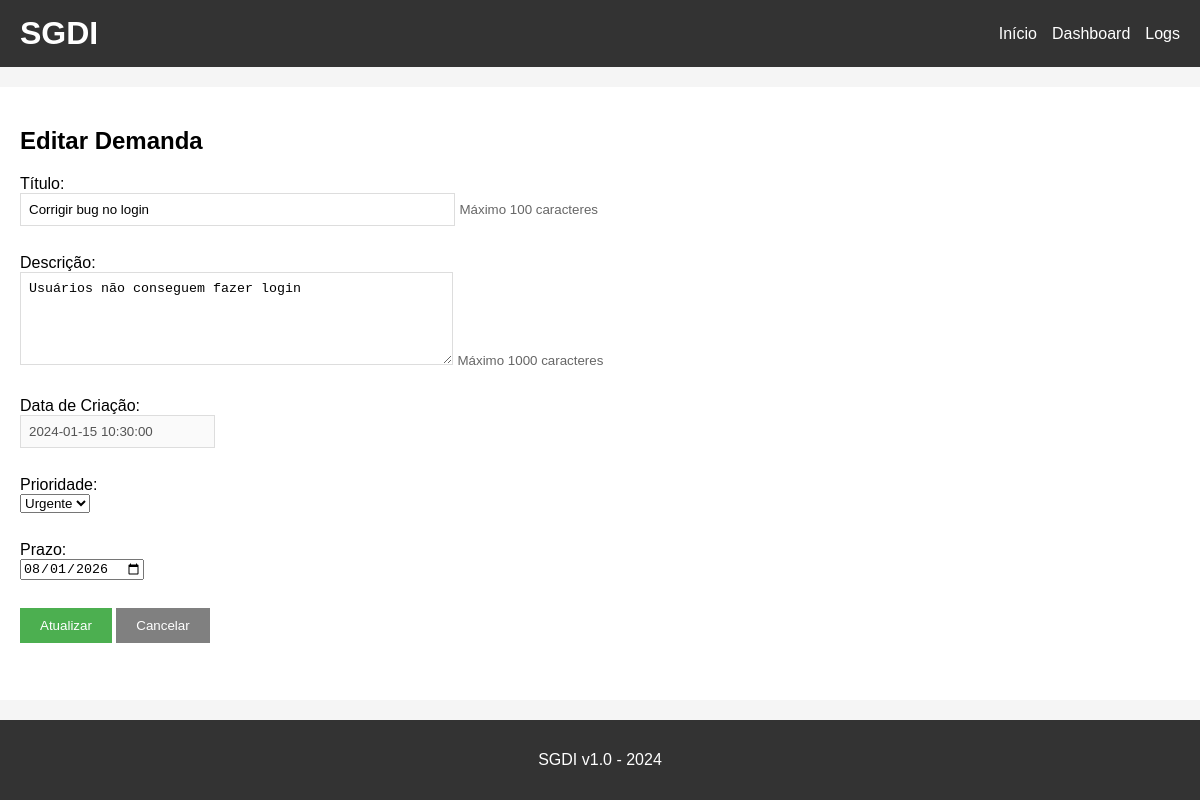
The page /editar/1 (signed in) on the database its author committed.
### tables this page shows
CREATE TABLE demandas (
    id INTEGER PRIMARY KEY AUTOINCREMENT,
    titulo TEXT NOT NULL,
    descricao TEXT,
    solicitante TEXT,
    solicitante_id INTEGER,
    data_criacao TEXT,
    prioridade TEXT,
    prazo TEXT,
    status TEXT NOT NULL DEFAULT 'Aberto',
    responsavel TEXT,
    responsavel_id INTEGER,
    data_conclusao TEXT,
    FOREIGN KEY (solicitante_id) REFERENCES solicitantes (id),
    FOREIGN KEY (responsavel_id) REFERENCES solicitantes (id)
);

### app.py (the view, shortened to what this page needs)
@app.route('/editar/<int:id>', methods=['GET', 'POST'])
@requer_permissao('editar_demanda')
def editar(id):
    conn = get_db()
    demanda = conn.execute('SELECT * FROM demandas WHERE id=?', (id,)).fetchone()
    conn.close()
    if demanda is None:
        flash('Demanda não encontrada.')
        return redirect('/')
    return render_template('editar.html', demanda=demanda)

### app.py (called while the page is built, shortened)
def requer_permissao(permissao, resposta_json=False):
    def decorador(funcao):
        @wraps(funcao)
        def interna(*args, **kwargs):
            if pode(permissao):
                return funcao(*args, **kwargs)
        return interna
    return decorador

@app.context_processor
def injetar_perfil():
    return {'pode': pode, 'perfil_rotulo': ROTULOS_PERFIL[perfil_atual()]}

@app.before_request
def verificar_login():
    if requisicao_api():
        return None
    if 'email' not in session and request.endpoint not in ['login', 'logout', 'static']:
        return redirect(url_for('login'))

### core.py (called while the page is built)
def caminho_banco():
    return os.environ.get('SGDI_DB', 'demandas.db')

def get_db():
    conn = sqlite3.connect(caminho_banco())
    conn.row_factory = sqlite3.Row
    return conn

def requisicao_api():
    return request.path == '/api' or request.path.startswith('/api/')

def usuario_atual():
    usuario_api = g.get('usuario_api')
    if usuario_api:
        return usuario_api
    if 'usuario_id' in session:
        return {
            'id': session.get('usuario_id'),
            'nome': session.get('usuario'),
            'email': session.get('email'),
            'perfil': session.get('perfil'),
        }
    return None

def perfil_atual():
    usuario = usuario_atual()
    perfil = usuario.get('perfil') if usuario else None
    return perfil if perfil in PERMISSOES_POR_PERFIL else PERFIL_USUARIO

def pode(permissao):
    return permissao in PERMISSOES_POR_PERFIL[perfil_atual()]

### templates/editar.html (shortened to what this page needs)
{% extends "base.html" %}
{% block content %}
<h2>Editar Demanda</h2>
<form method="POST" action="/editar/{{ demanda[0] }}">
    <div>
        <label>Título:</label><br>
        <input type="text" name="titulo" value="{{ demanda[1] }}" size="50" maxlength="100" required>
        <small class="text-muted">Máximo 100 caracteres</small>
    </div>
    <br>
    <div>
        <label>Descrição:</label><br>
        <textarea name="descricao" rows="5" cols="50" maxlength="1000" required>{{ demanda[2] }}</textarea>
        <small class="text-muted">Máximo 1000 caracteres</small>
    </div>
    <br>
    <div>
        <label>Data de Criação:</label><br>
        <input type="text" value="{{ demanda[5] }}" disabled>
    </div>
    <br>
    <div>
        <label>Prioridade:</label><br>
        <select name="prioridade" required>
            <option value="Urgente" {% if demanda[6] == 'Urgente' %}selected{% endif %}>Urgente</option>
        </select>
    </div>
    <br>
    <div>
        <label>Prazo:</label><br>
        <input type="date" name="prazo" value="{{ demanda[7] }}" required>
    </div>
    <br>
    <button type="submit">Atualizar</button>
    <a href="/"><button type="button">Cancelar</button></a>
</form>
{% endblock %}

### static/style.css (style rules this page uses)
* { box-sizing: border-box; }
body { font-family: Arial, sans-serif; background-color: #f5f5f5; padding: 0; margin: 0; display: flex; flex-direction: column; min-height: 100vh; }
button { background-color: #4CAF50; color: white; padding: 10px 20px; border: none; cursor: pointer; }
button[type="button"] { background-color: #808080; }
form div { margin-bottom: 10px; }
input[type="text"], input[type="email"], input[type="password"], textarea { padding: 8px; border: 1px solid #ddd; max-width: 100%; }
textarea { resize: vertical; }
.text-muted { color: #666; }

### rows shown on the page
demandas: titulo "Corrigir bug no login", descricao "Usuários não conseguem fazer login", data_criacao "2024-01-15 10:30:00", prioridade "Urgente", prazo "08/01/2026"
